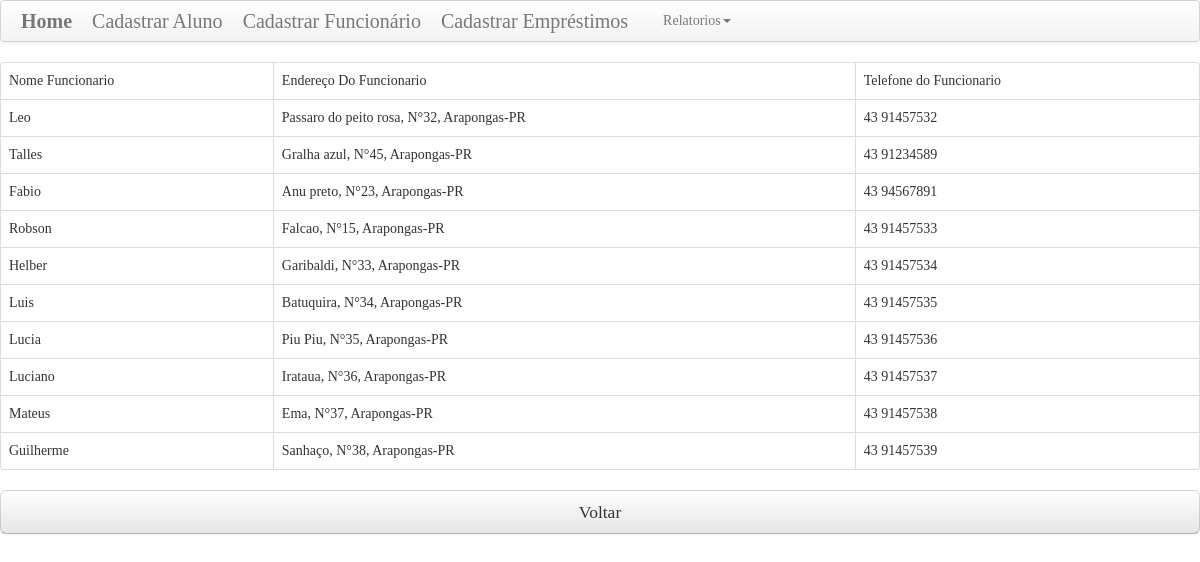
Screenshot of /show/show_funcionarios.php with the database file from the repository.
### tables this page shows
CREATE TABLE `funcionarios` (
  `id_funcionario` int(9) NOT NULL,
  `nome_funcionario` varchar(90) DEFAULT NULL,
  `endereco_funcionario` varchar(45) DEFAULT NULL,
  `telefone_funcionario` varchar(11) DEFAULT NULL
);

### show/show_funcionarios.php (the view, shortened to what this page needs)
<?php
$banco="biblioteca";
$conexao=mysqli_connect("localhost", "root", "") or die ("Banco de Dados Off_line");
mysqli_select_db($conexao, $banco) or die ("Banco de Dados não conectado");
?>
<?php
$consulta =mysqli_query($conexao, "SELECT * FROM funcionarios");
?>
<!DOCTYPE html>
<html>
<head>
    <link rel="stylesheet" href="css/bootstrap.css" />
    <link rel="stylesheet" href="css/style.css" />
    <link rel="stylesheet" href="css/normalize.css" />
</head>
<body>
<div class="navbar">
   <div class="navbar-inner">
      <div class="container">
      <a class="brand" href="../home.php"><b>Home</b></a>
      <a class="brand" href="../visao/cadastrar_aluno.php">Cadastrar Aluno</a>
      <a class="brand" href="../visao/formulario_cadastro_func.php">Cadastrar Funcionário</a>
      <a class="brand" href="../visao/form_emprestimos.php">Cadastrar Empréstimos</a>
                <ul class="nav navbar-nav">
                    <li class="dropdown"><a href="" class="dropdown-toggle"
                        data-toggle="dropdown" role="button" aria-haspopup="true"
                        aria-expanded="false">Relatorios<span class="caret"></span></a>
					</li>
                </ul>
		</div>
   </div>
</div>
<table class="table table-bordered">
    <tr>
      <td>Nome Funcionario</td>
      <td>Endereço Do Funcionario</td>
      <td>Telefone do Funcionario</td>
    </tr>
    <?php while($dado = $consulta->fetch_array()) { ?>
    <tr>
      <td><?php echo $dado['nome_funcionario']; ?></td>
      <td><?php echo $dado['endereco_funcionario']; ?></td>
      <td><?php echo $dado['telefone_funcionario']; ?></td>
    </tr>
    <?php } ?>
  </table>
  <a href="../home.php" class="btn btn-large btn-block" type="button">Voltar</a>
</body>
</html>

### show/css/style.css (style rules this page uses)
* { margin: 0; padding: 0; font-family: "ProximaNovaLight"; }

### rows the page displays
funcionarios: nome_funcionario "Leo", endereco_funcionario "Passaro do peito rosa, N°32, Arapongas-PR", telefone_funcionario "43 91457532"
funcionarios: nome_funcionario "Talles", endereco_funcionario "Gralha azul, N°45, Arapongas-PR", telefone_funcionario "43 91234589"
funcionarios: nome_funcionario "Fabio", endereco_funcionario "Anu preto, N°23, Arapongas-PR", telefone_funcionario "43 94567891"
funcionarios: nome_funcionario "Robson", endereco_funcionario "Falcao, N°15, Arapongas-PR", telefone_funcionario "43 91457533"
funcionarios: nome_funcionario "Helber", endereco_funcionario "Garibaldi, N°33, Arapongas-PR", telefone_funcionario "43 91457534"
funcionarios: nome_funcionario "Luis", endereco_funcionario "Batuquira, N°34, Arapongas-PR", telefone_funcionario "43 91457535"
funcionarios: nome_funcionario "Lucia", endereco_funcionario "Piu Piu, N°35, Arapongas-PR", telefone_funcionario "43 91457536"
funcionarios: nome_funcionario "Luciano", endereco_funcionario "Irataua, N°36, Arapongas-PR", telefone_funcionario "43 91457537"
funcionarios: nome_funcionario "Mateus", endereco_funcionario "Ema, N°37, Arapongas-PR", telefone_funcionario "43 91457538"
funcionarios: nome_funcionario "Guilherme", endereco_funcionario "Sanhaço, N°38, Arapongas-PR", telefone_funcionario "43 91457539"
